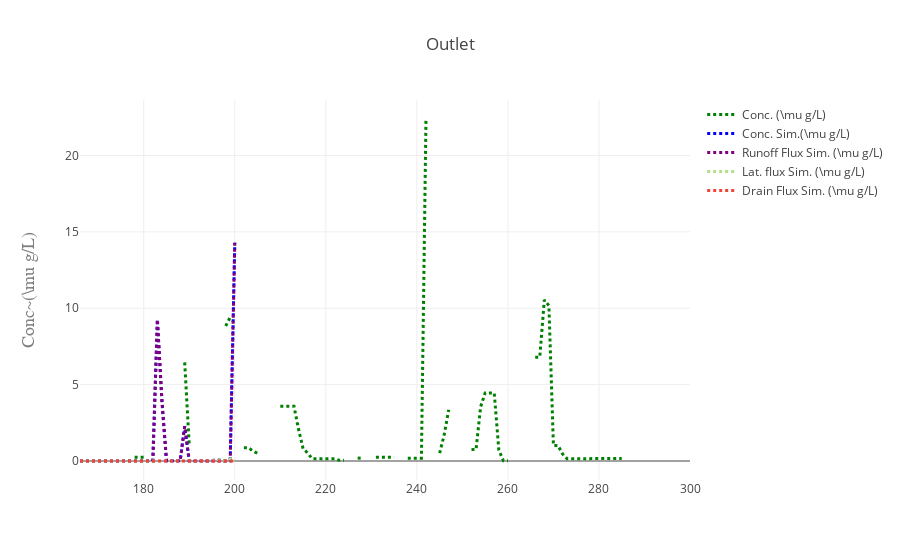

Source (notebook cell):
### Code cell
figname = "ConcOutlet.png"

%matplotlib inline
import plotlycred

newtab = False
online = False
if online:
    #fig = py.iplot(data) 
    fig = go.Figure(data=data, layout=layout)
    py.image.save_as(fig, filename=figname)
    # py.plot(fig, filename=figname) # Opens in web
else:
    fig = go.Figure(data=data, layout=layout)
    if newtab:
        plot(fig)
    else:
        iplot(fig)

### Figure 1 — Plotly figure (JSON) as saved in the notebook; plotly's stock layout.template omitted (floating-point values rounded to 4 significant figures; data arrays with more than 128 entries replaced by an {"elided": "..."} marker saying what was removed)
{"data": [{"line": {"color": "green", "dash": "dot", "width": 3}, "mode": "lines", "name": "Conc. (\\mu g/L)", "type": "scatter", "x": {"elided": "135 int values"}, "y": {"elided": "135 float values"}}, {"line": {"color": "blue", "dash": "dot", "width": 3}, "mode": "lines", "name": "Conc. Sim.(\\mu g/L)", "type": "scatter", "x": {"elided": "135 int values"}, "y": [0.0001879, 0.0005849, 0.0002945, 0.0001528, 7.247e-05, 5.247e-05, 3.534e-05, 2.795e-05, 2.194e-05, 2.265e-05, 2.633e-05, 0.0107, 0.03593, 0.0007951, 0.0004254, 0.02262, 0.01478, 9.266, 3.937, 0.01598, 0.002305, 0.006626, 0.01443, 2.271, 0.004305, 0.003888, 0.001829, 0.001243, 0.000627, 0.0003215, 0.1321, 0.01467, 0.001082, 0.1421, 14.29]}, {"line": {"color": "purple", "dash": "dot", "width": 3}, "mode": "lines", "name": "Runoff Flux Sim. (\\mu g/L)", "type": "scatter", "x": {"elided": "135 int values"}, "y": [0, 0, 0, 0, 0, 0, 0, 0, 0, 0, 0, 0, 0.00515, 0, 0, 0, 0, 9.264, 3.927, 1.579e-09, 0, 0, 0, 2.268, 0, 0, 0, 0, 0, 0, 0, 0, 0, 3.724e-07, 14.29]}, {"line": {"color": "rgb(178,223,138)", "dash": "dot", "width": 3}, "mode": "lines", "name": "Lat. flux Sim. (\\mu g/L)", "type": "scatter", "x": {"elided": "135 int values"}, "y": [0.0001005, 0.0005323, 0.000263, 0.000134, 6.13e-05, 4.58e-05, 3.139e-05, 2.561e-05, 2.053e-05, 2.185e-05, 2.584e-05, 0.0107, 0.03078, 0.000795, 0.0004253, 0.02262, 0.01478, 0.001746, 0.009809, 0.01565, 0.001921, 0.006297, 0.01406, 0.002016, 0.002057, 0.001939, 0.0003746, 0.0003057, 0.0002026, 0.0001048, 0.1319, 0.0146, 0.001042, 0.142, 0.005445]}, {"line": {"color": "#F44336", "dash": "dot", "width": 3}, "mode": "lines", "name": "Drain Flux Sim. (\\mu g/L)", "type": "scatter", "x": {"elided": "135 int values"}, "y": [8.733e-05, 5.257e-05, 3.144e-05, 1.874e-05, 1.117e-05, 6.667e-06, 3.948e-06, 2.346e-06, 1.409e-06, 8.026e-07, 4.851e-07, 2.923e-07, 1.758e-07, 1.111e-07, 7.273e-08, 5.297e-08, 4.087e-08, 2.178e-09, 2.385e-05, 0.000328, 0.000384, 0.0003291, 0.00037, 0.000856, 0.002248, 0.001949, 0.001455, 0.0009376, 0.0004244, 0.0002167, 0.0001178, 6.826e-05, 4.008e-05, 2.429e-05, 0.0002435]}], "layout": {"title": "Outlet", "xaxis": {"title": "", "titlefont": {"color": "#7f7f7f", "family": "Courier New, monospace", "size": 18}}, "yaxis": {"title": "Conc~(\\mu g/L)", "titlefont": {"color": "#7f7f7f", "family": "Courier New, monospace", "size": 18}}}}
